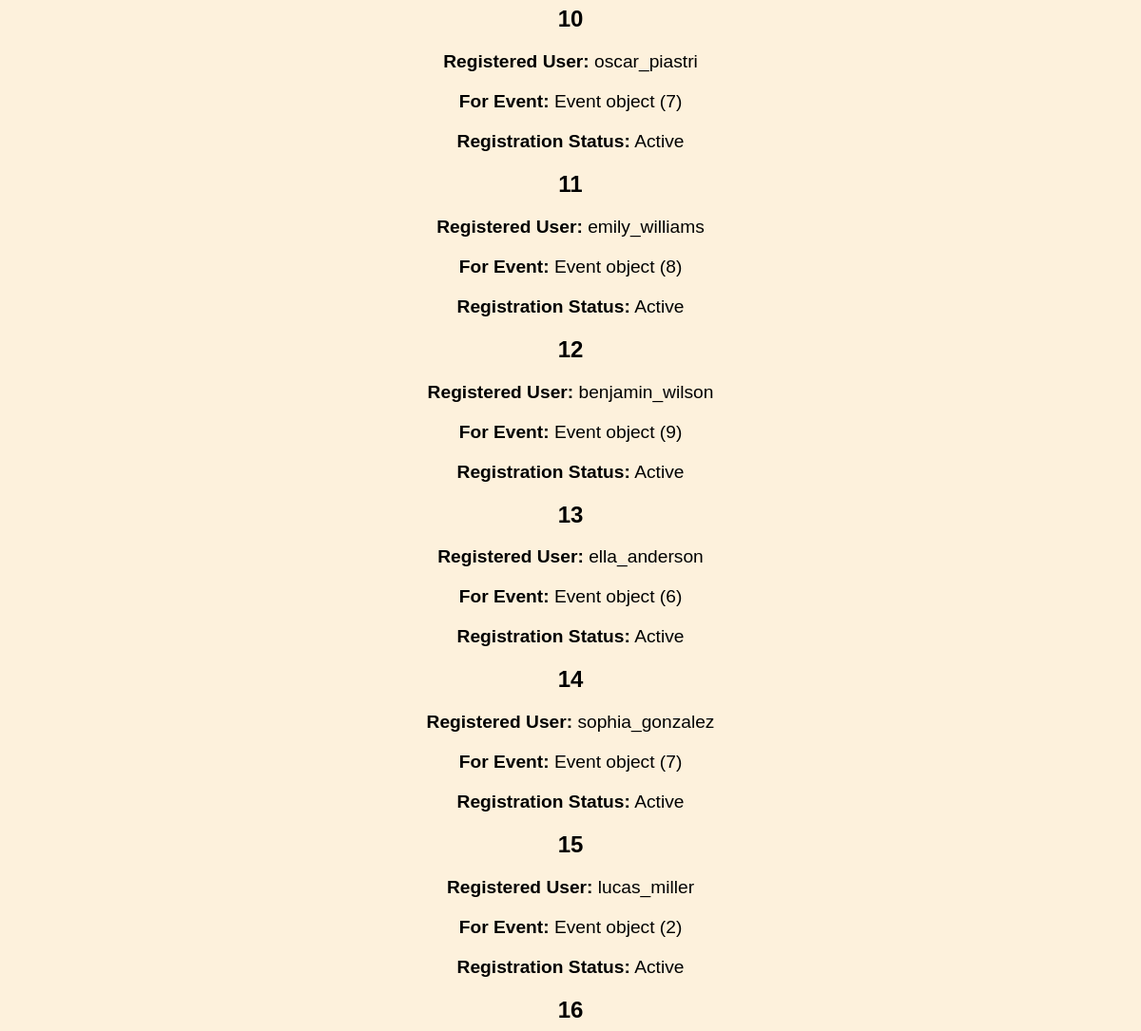
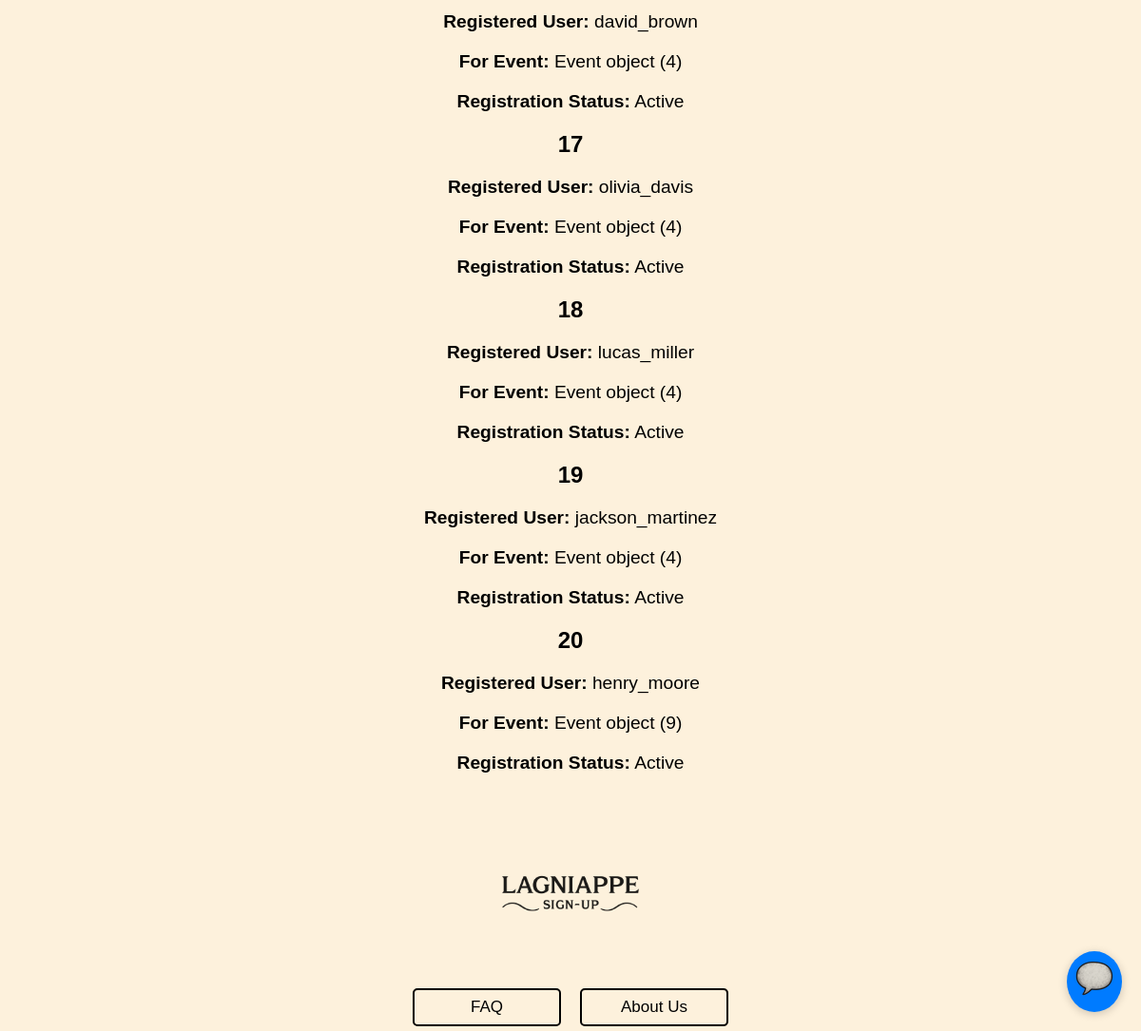
/registration/list (lower part), run on an earlier commit of the app's database (2 pictures, top to bottom).
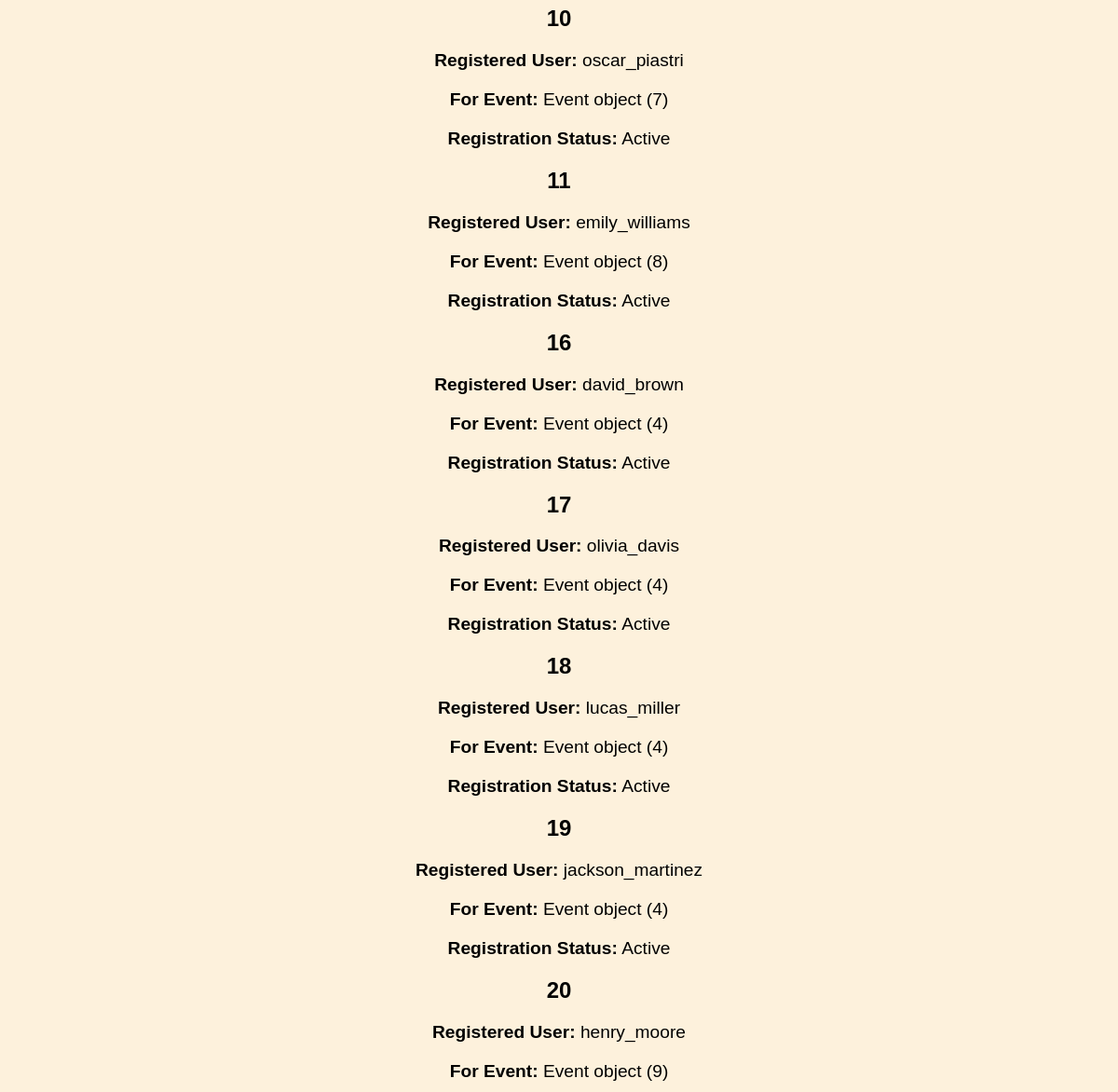
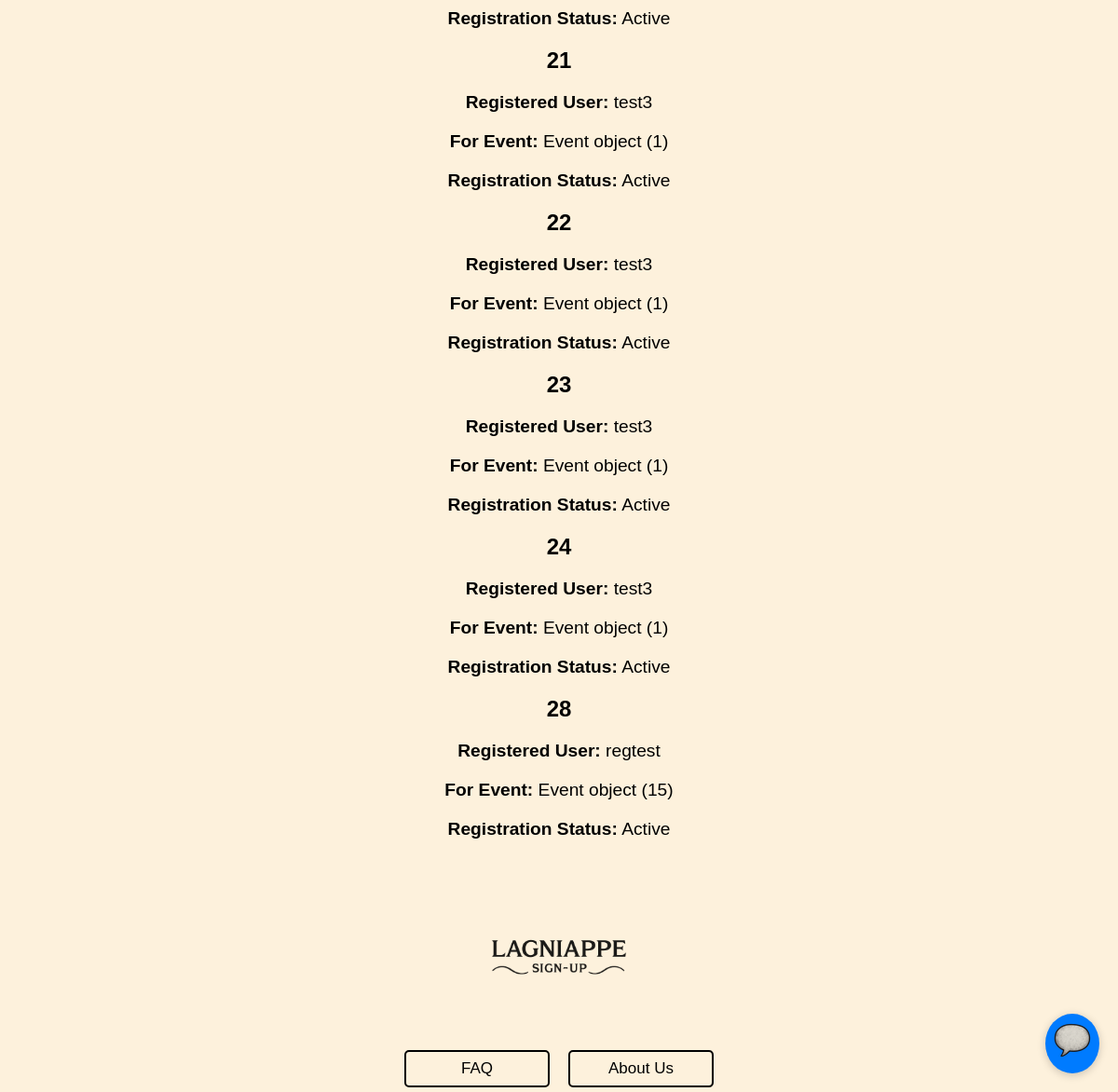
And on a later commit of the database (2 pictures, top to bottom).
### events/models.py (models this page shows)
class Registration(models.Model):
    RegistrationID = models.AutoField(("registrationID"), primary_key=True)
    UserID = models.ForeignKey(Users, on_delete=models.CASCADE)
    EventID = models.ForeignKey(Event, on_delete=models.CASCADE)
    RegistrationStatus = models.BooleanField(("registrationstatus"), default=True)
    RegistrationDate = models.DateTimeField(("registrationdate"), auto_now_add=True)

class Users(AbstractUser): # AbstractUser comes with a whole bunch of attributes
    UserID = models.AutoField(("userID"), primary_key=True) # autofield automatically increments an int as a new row is created
    groups = models.ManyToManyField(
        'auth.Group',
        related_name='event_users',  # Custom related_name for reverse accessor
        blank=True
    )
    user_permissions = models.ManyToManyField(
        'auth.Permission',
        related_name='event_user_permissions',  # Custom related_name for reverse accessor
        blank=True
    )

class Event(models.Model):
    EventID = models.AutoField(("eventID"), primary_key=True)
    OrganizerID = models.ForeignKey(Users, on_delete=models.CASCADE)
    CategoryID = models.ForeignKey(Category, on_delete=models.CASCADE)
    Title = models.CharField(("title"), max_length=100)
    Description = models.CharField(("description"), max_length=500)
    Location = models.CharField(("location"), max_length=100)
    DateTime = models.DateTimeField(("datetime"), null=True)
    EventStatus = models.BooleanField(("eventstatus"), default=True)

### lagniappe_signup/views.py (the view)
# urls.py: path('registration/list', views.list_reg.as_view(), name="registration-list"),
class list_reg(ListView):
    model = Registration
    template_name = "registration_list.html"
    context_object_name = "registrations"
    paginate = 20

### templates/registration_list.html (shortened to what this page needs)
{% extends "base.html" %}
{% block content %}
  {% if registrations %}
    <ul style="list-style-type: none; padding-left: 0;">
      {% for r in registrations %}
        <li>
          <h2>{{ r.RegistrationID }}</h2>
          <p><strong>Registered User:</strong> {{ r.UserID }}</p>
          <p><strong>For Event:</strong> {{ r.EventID }}</p>
          <p><strong>Registration Status:</strong> {% if r.RegistrationStatus %}Active{% else %}Inactive{% endif %}</p>
        </li>
      {% endfor %}
    </ul>
  {% else %}
    <p>No registrations registered.</p>
  {% endif %}
{% endblock %}

What changed in the data, as far as the page shows it:
removed Registration: RegistrationID "12", UserID "benjamin_wilson", EventID "Event object (9)", RegistrationStatus "Active"
removed Registration: RegistrationID "13", UserID "ella_anderson", EventID "Event object (6)", RegistrationStatus "Active"
removed Registration: RegistrationID "14", UserID "sophia_gonzalez", EventID "Event object (7)", RegistrationStatus "Active"
removed Registration: RegistrationID "15", UserID "lucas_miller", EventID "Event object (2)", RegistrationStatus "Active"
added Registration: RegistrationID "21", UserID "test3", EventID "Event object (1)", RegistrationStatus "Active"
added Registration: RegistrationID "22", UserID "test3", EventID "Event object (1)", RegistrationStatus "Active"
added Registration: RegistrationID "23", UserID "test3", EventID "Event object (1)", RegistrationStatus "Active"
added Registration: RegistrationID "24", UserID "test3", EventID "Event object (1)", RegistrationStatus "Active"
added Registration: RegistrationID "28", UserID "regtest", EventID "Event object (15)", RegistrationStatus "Active"
